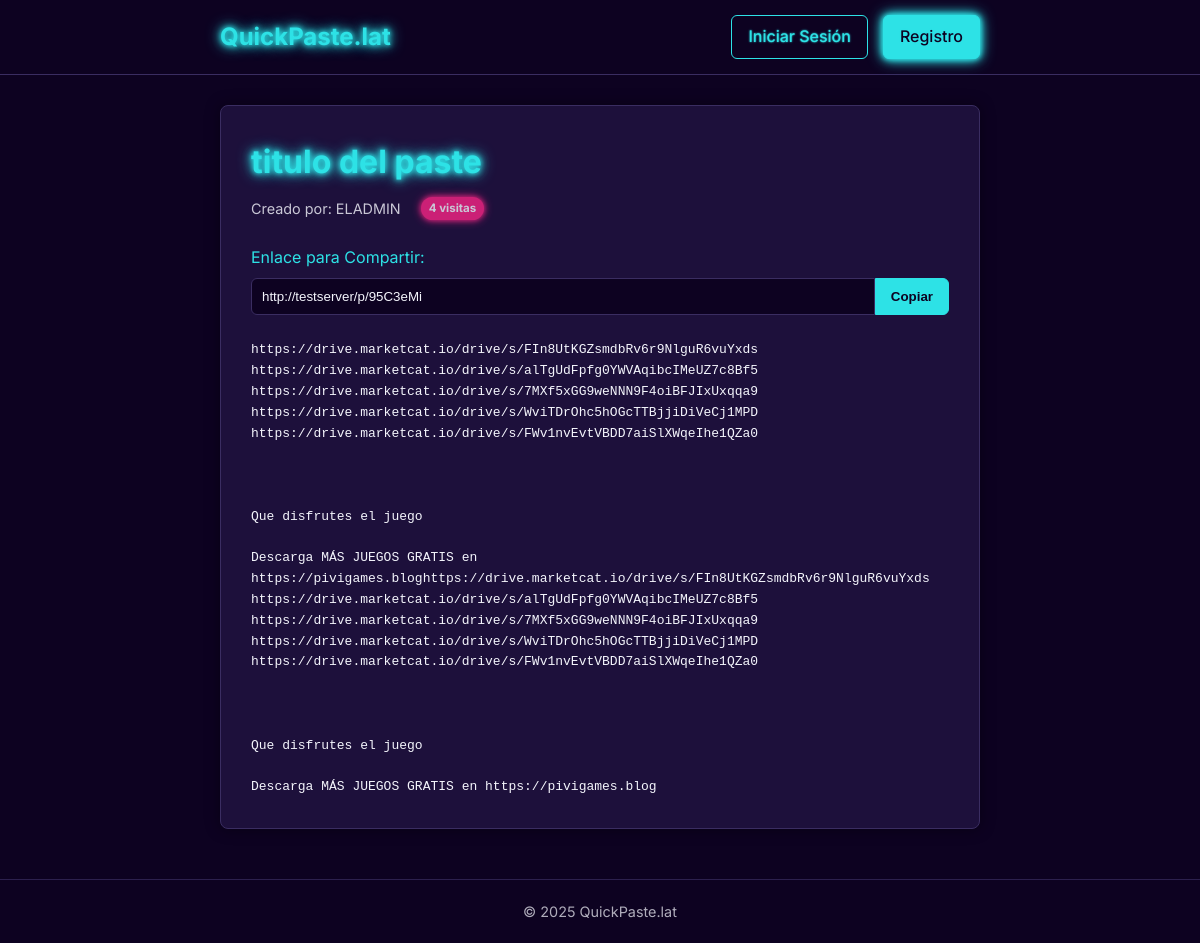
The page /p/95C3eMi on the database its author committed.
### app.py (models this page shows, shortened)
class Paste(db.Model):
    id = db.Column(db.Integer, primary_key=True)
    title = db.Column(db.String(120), nullable=False)
    content = db.Column(db.Text, nullable=False)
    slug = db.Column(db.String(10), unique=True, nullable=False)
    views = db.Column(db.Integer, default=0)
    user_id = db.Column(db.Integer, db.ForeignKey('user.id'), nullable=False)

class User(UserMixin, db.Model):
    id = db.Column(db.Integer, primary_key=True)
    username = db.Column(db.String(80), unique=True, nullable=False)
    password_hash = db.Column(db.String(128), nullable=False)
    pastes = db.relationship('Paste', backref='author', lazy=True)

### app.py (the view)
@app.route('/p/<string:slug>')
def ver_paste(slug):
    paste = Paste.query.filter_by(slug=slug).first_or_404()
    viewed_pastes = session.get('viewed_pastes', [])
    is_author = current_user.is_authenticated and current_user.id == paste.user_id
    if not is_author and paste.id not in viewed_pastes:
        paste.views += 1
        viewed_pastes.append(paste.id)
        session['viewed_pastes'] = viewed_pastes
        db.session.commit()
    full_url = url_for('ver_paste', slug=paste.slug, _external=True)
    return render_template('paste_view.html', paste=paste, full_url=full_url)

### templates/paste_view.html (shortened to what this page needs)
{% extends 'base.html' %}
{% block content %}
<div class="paste-container">
    <div class="paste-header">
        <h1>{{ paste.title }}</h1>
        <div class="paste-meta">
            <span>Creado por: {{ paste.author.username }}</span>
            <span class="views">{{ paste.views }} visitas</span>
        </div>
    </div>
    <div class="share-link-container">
        <label for="share-link">Enlace para Compartir:</label>
        <div class="input-wrapper">
            <input type="text" id="share-link" value="{{ full_url }}" readonly>
            <button onclick="copyLink()">Copiar</button>
        </div>
    </div>
    <div class="paste-content">
        <pre>{{ paste.content }}</pre>
    </div>
</div>
{% endblock %}

### static/css/style.css (style rules this page uses)
:root { --bg-color: #0d0221; --surface-color: #1d103b; --primary-color: #2de2e6; --secondary-color: #f72585; --text-color: #f4f5fc; --border-color: #3a2d61; --font-family: 'Inter', sans-serif; --neon-glow-primary: 0 0 5px var(--primary-color), 0 0 10px var(--primary-color), 0 0 15px var(--primary-color); --neon-glow-secondary: 0 0 5px var(--secondary-color), 0 0 10px var(--secondary-color); }
* { margin: 0; padding: 0; box-sizing: border-box; }
body { font-family: var(--font-family); background-color: var(--bg-color); color: var(--text-color); line-height: 1.6; }
.form-container, .paste-container, .latest-pastes ul { background-color: var(--surface-color); padding: 30px; border-radius: 8px; border: 1px solid var(--border-color); box-shadow: 0 0 15px rgba(0,0,0,0.4); }
.paste-header h1 { color: var(--primary-color); text-shadow: var(--neon-glow-primary); }
.paste-meta { display: flex; gap: 20px; font-size: 0.9em; opacity: 0.8; margin-top: 10px; }
.paste-content pre { white-space: pre-wrap; word-wrap: break-word; font-size: 1em; }
.views { background-color: var(--secondary-color); color: var(--text-color); padding: 2px 8px; border-radius: 12px; font-size: 0.8em; font-weight: 700; box-shadow: var(--neon-glow-secondary); }
.share-link-container { margin: 25px 0; }
.share-link-container label { display: block; margin-bottom: 8px; color: var(--primary-color); }
.share-link-container .input-wrapper { display: flex; }
.share-link-container input { flex-grow: 1; border-radius: 6px 0 0 6px; border-right: none; background-color: var(--bg-color); border: 1px solid var(--border-color); color: var(--text-color); padding: 10px; }
.share-link-container button { padding: 10px 15px; border-radius: 0 6px 6px 0; border: 1px solid var(--primary-color); background-color: var(--primary-color); color: var(--bg-color); font-weight: 700; cursor: pointer; }

### rows shown on the page
Paste: title "titulo del paste", views "4", content "https://drive.marketcat.io/drive/s/FIn8UtKGZsmdbRv6r9NlguR6vuYxds https://drive.marketcat.io/drive/s/alTgUdFpfg0YWVAqibcIMeUZ7c8Bf5 https://drive.marketcat.io/drive/s/7MXf5xGG9weNNN9F4oiBFJIxUxqqa9 https://drive.marketcat.io/drive/s/WviTDrOhc5hOGcTTBjjiDiVeCj1MPD https://drive.marketcat.io/drive/s/FWv1nvEvtVBDD7aiSlXWqeIhe1QZa0 Que disfrutes el juego Descarga MÁS JUEGOS GRATIS en https://pivigames.bloghttps://drive.marketcat.io/drive/s/FIn8UtKGZsmdbRv6r9NlguR6vuYxds https://drive.marketcat.io/drive/s/alTgUdFpfg0YWVAqibcIMeUZ7c8Bf5 https://drive.marketcat.io/drive/s/7MXf5xGG9weNNN9F4oiBFJIxUxqqa9 https://drive.marketcat.io/drive/s/WviTDrOhc5hOGcTTBjjiDiVeCj1MPD…"
User: author.username "ELADMIN"
